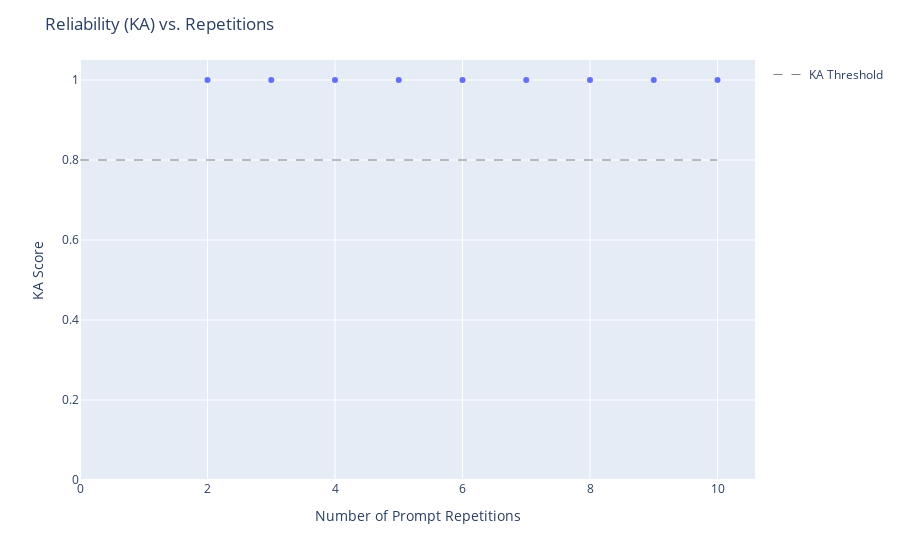
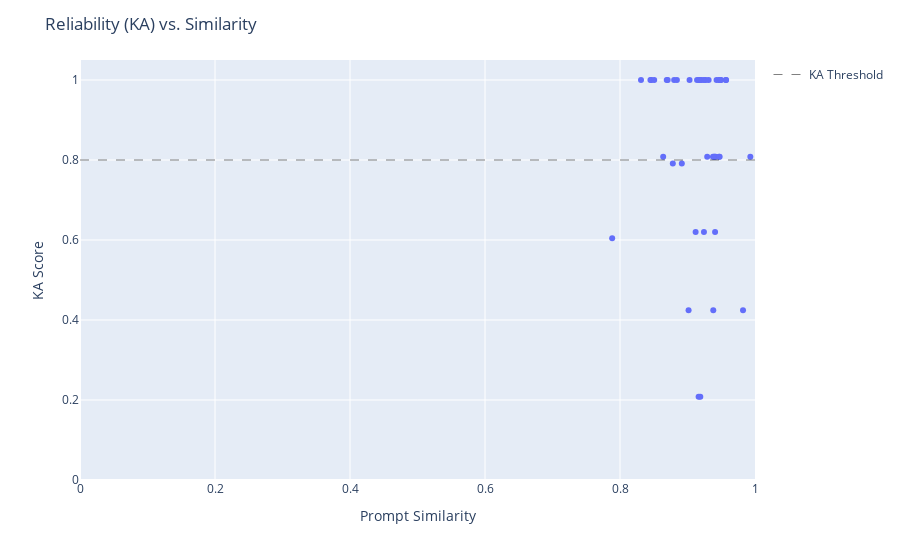

The code cell stored with these charts, in order, in its notebook:
### Code cell
# Test variability for the same prompt.
res,df, ka_scores, iterrations_no = psa.baseline_stochasticity(prompt,prompt_postfix,iterations=10)
# Test of variability across prompts
res,df,rel_by_sim, poor_prompts = psa.interprompt_stochasticity(prompt,prompt_postfix, nr_variations=50, temperature=1.0, iterations=1)

### Figure 1 — Plotly figure (JSON) as saved in the notebook; plotly's stock layout.template omitted (floating-point values rounded to 4 significant figures)
{"data": [{"hovertemplate": "Repetitions=%{x}<br>KA Score=%{y}<extra></extra>", "legendgroup": "", "marker": {"color": "#636efa", "symbol": "circle"}, "mode": "markers", "name": "", "orientation": "v", "showlegend": false, "type": "scatter", "x": [2, 3, 4, 5, 6, 7, 8, 9, 10], "xaxis": "x", "y": [1, 1, 1, 1, 1, 1, 1, 1, 1], "yaxis": "y"}, {"line": {"color": "black", "dash": "dash", "width": 0.5}, "mode": "lines", "name": "KA Threshold", "type": "scatter", "x": [0, 10], "y": [0.8, 0.8]}], "layout": {"hovermode": "closest", "legend": {"tracegroupgap": 0}, "margin": {"t": 60}, "title": {"text": "Reliability (KA) vs. Repetitions"}, "xaxis": {"anchor": "y", "domain": [0, 1], "title": {"text": "Number of Prompt Repetitions"}}, "yaxis": {"anchor": "x", "domain": [0, 1], "range": [0, 1.05], "title": {"text": "KA Score"}}}}

### Figure 2 — Plotly figure (JSON) as saved in the notebook; plotly's stock layout.template omitted (floating-point values rounded to 4 significant figures)
{"data": [{"customdata": [[0], [1], [2], [3], [4], [5], [6], [7], [8], [9], [10], [11], [12], [13], [14], [15], [16], [17], [18], [19], [20], [21], [22], [23], [24], [25], [26], [27], [28], [29], [30], [31], [32], [33], [34], [35], [36], [37], [38], [39], [40], [41], [42], [43], [44], [45], [46], [47], [48], [49]], "hoverlabel": {"align": "left", "font": {"size": 12}, "namelength": 30}, "hovertemplate": "Prompt Similarity=%{x}<br>KA Score=%{y}<br>Prompt_id=%{customdata[0]}<extra></extra>", "legendgroup": "", "marker": {"color": "#636efa", "symbol": "circle"}, "mode": "markers", "name": "", "orientation": "v", "showlegend": false, "type": "scatter", "x": [0.7884, 0.8311, 0.8451, 0.8464, 0.8507, 0.864, 0.8692, 0.8698, 0.8706, 0.8782, 0.8802, 0.8843, 0.8916, 0.8967, 0.9, 0.9016, 0.903, 0.9077, 0.912, 0.9141, 0.9164, 0.9173, 0.9179, 0.919, 0.9209, 0.9244, 0.9244, 0.927, 0.9292, 0.9313, 0.9321, 0.9374, 0.9377, 0.9382, 0.939, 0.9392, 0.9404, 0.9409, 0.9416, 0.9431, 0.9466, 0.9467, 0.9476, 0.9484, 0.9485, 0.9496, 0.9568, 0.9572, 0.9822, 0.9931], "xaxis": "x", "y": [0.6042, 1, 1, 1, 1, 0.8081, 1, -0.04396, 1, 0.7912, 1, 1, 0.7912, -0.04396, -0.3571, 0.4242, 1, -0.04396, 0.62, 1, 0.2083, 1, 1, 0.2083, 1, 0.62, 1, 1, 0.8081, 1, -0.04396, -0.04396, 0.8081, 0.4242, -0.04396, 0.8081, 0.8081, 0.62, 0.8081, 1, 0.8081, 1, 0.8081, 1, 1, 1, 1, 1, 0.4242, 0.8081], "yaxis": "y"}, {"hoverlabel": {"align": "left", "font": {"size": 12}, "namelength": 30}, "line": {"color": "black", "dash": "dash", "width": 0.5}, "mode": "lines", "name": "KA Threshold", "type": "scatter", "x": [0, 1], "y": [0.8, 0.8]}], "layout": {"hovermode": "closest", "legend": {"tracegroupgap": 0}, "margin": {"t": 60}, "title": {"text": "Reliability (KA) vs. Similarity"}, "xaxis": {"anchor": "y", "domain": [0, 1], "range": [0, 1], "title": {"text": "Prompt Similarity"}}, "yaxis": {"anchor": "x", "domain": [0, 1], "range": [0, 1.05], "title": {"text": "KA Score"}}}}
